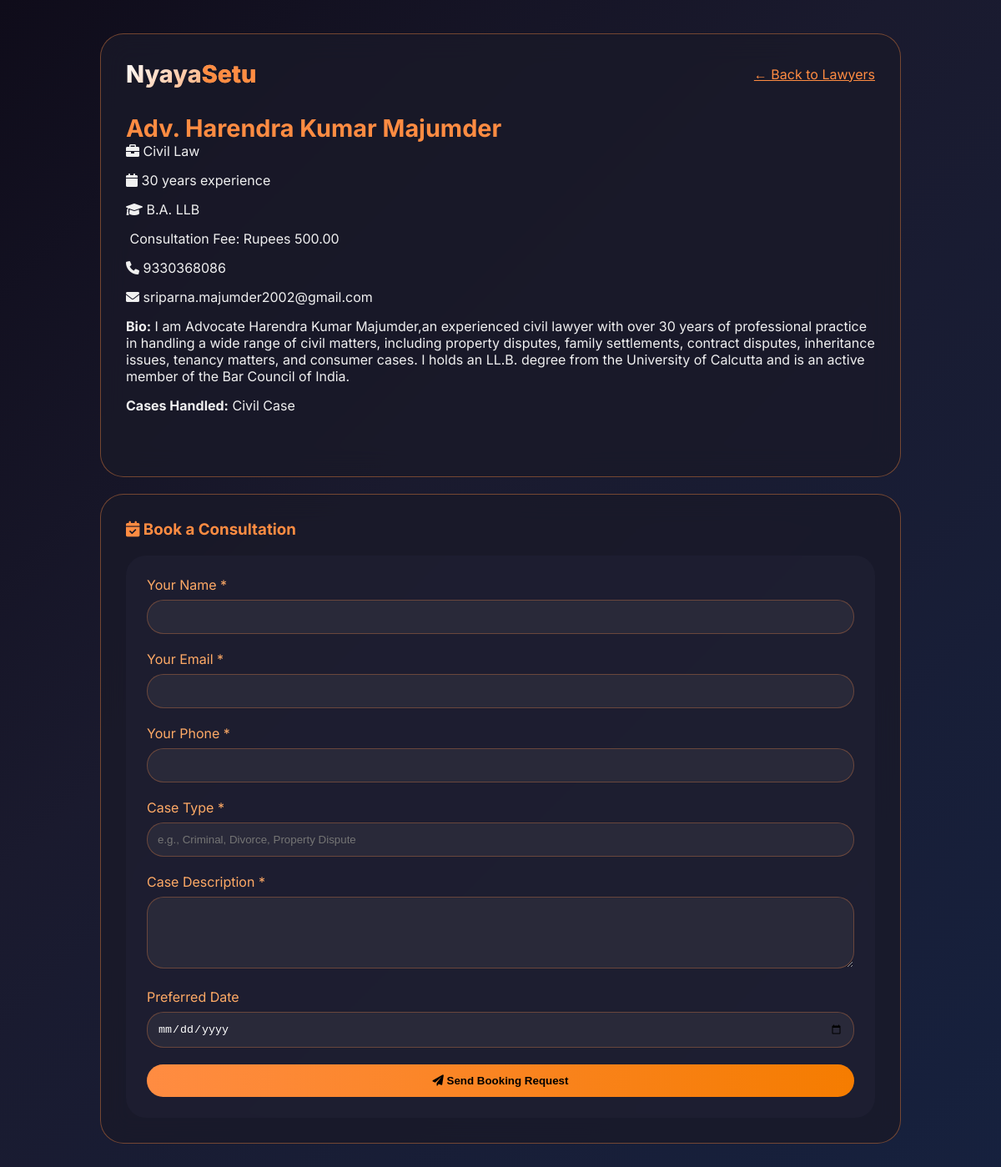
Page /lawyer/detail/1/ on the committed database.
### lawyer/models.py (models this page shows, shortened)
class Lawyer(models.Model):
    SPECIALIZATION_CHOICES = [
        ('Criminal', 'Criminal Law'),
        ('Civil', 'Civil Law'),
        ('Cyber', 'Cyber Law'),
        ('Corporate', 'Corporate Law'),
        ('Family', 'Family Law'),
        ('Property', 'Property Law'),
        ('Consumer', 'Consumer Law'),
        ('Labor', 'Labor Law'),
        ('Tax', 'Tax Law'),
    ]
    name = models.CharField(max_length=100)
    email = models.EmailField()
    phone = models.CharField(max_length=15)
    degree = models.CharField(max_length=200, help_text="LLB, LLM, etc.")
    specialization = models.CharField(max_length=50, choices=SPECIALIZATION_CHOICES)
    experience = models.IntegerField(help_text="Years of experience")
    bio = models.TextField(blank=True, null=True)
    cases_handled = models.TextField(blank=True, null=True, help_text="Types of cases handled")
    bar_council_id = models.CharField(max_length=50, unique=True)
    certificate = models.FileField(upload_to='lawyer_certificates/', blank=True, null=True)
    is_verified = models.BooleanField(default=False)
    consultation_fee = models.DecimalField(max_digits=10, decimal_places=2, default=500)
    rating = models.FloatField(default=0)
    created_at = models.DateTimeField(auto_now_add=True)

### lawyer/views.py (the view, shortened to what this page needs)
# urls.py: path('detail/<int:lawyer_id>/', views.lawyer_detail, name='lawyer_detail'),
def lawyer_detail(request, lawyer_id):
    lawyer = get_object_or_404(Lawyer, id=lawyer_id, is_verified=True)
    context = {
        'lawyer': lawyer,
        'specializations': Lawyer.SPECIALIZATION_CHOICES,
    }
    return render(request, 'lawyer/lawyer_detail.html', context)

### lawyer/templates/lawyer/lawyer_detail.html (shortened to what this page needs)
<!DOCTYPE html>
{% load static %}
<html lang="en">
<head>
  <link rel="stylesheet" href="https://cdnjs.cloudflare.com/ajax/libs/font-awesome/6.0.0-beta3/css/all.min.css">
</head>
<body>
  <div class="container">
    <div class="glass-card">
      <div class="header">
        <div class="logo">Nyaya<span style="color:#ff8c42;">Setu</span></div>
        <a href="{% url 'lawyer_portal' %}" style="color:#ff8c42;">← Back to Lawyers</a>
      </div>
      <div class="profile-header">
        <div style="flex: 1;">
          <div class="lawyer-name">Adv. {{ lawyer.name }}</div>
          <div class="info-row"><i class="fas fa-briefcase"></i> {{ lawyer.get_specialization_display }}</div>
          <div class="info-row"><i class="fas fa-calendar"></i> {{ lawyer.experience }} years experience</div>
          <div class="info-row"><i class="fas fa-graduation-cap"></i> {{ lawyer.degree }}</div>
          <div class="info-row"> Consultation Fee: Rupees {{ lawyer.consultation_fee }}</div>
          <div class="info-row"><i class="fas fa-phone"></i> {{ lawyer.phone }}</div>
          <div class="info-row"><i class="fas fa-envelope"></i> {{ lawyer.email }}</div>
          {% if lawyer.bio %}<div class="info-row"><strong>Bio:</strong> {{ lawyer.bio }}</div>{% endif %}
          {% if lawyer.cases_handled %}<div class="info-row"><strong>Cases Handled:</strong> {{ lawyer.cases_handled }}</div>{% endif %}
        </div>
      </div>
    </div>
    <div class="glass-card">
      <h3 style="color:#ff8c42; margin-bottom:20px;"><i class="fas fa-calendar-check"></i> Book a Consultation</h3>
      <form method="POST" class="booking-form">
        <div class="form-group"><label>Your Name *</label><input type="text" name="client_name" required></div>
        <div class="form-group"><label>Your Email *</label><input type="email" name="client_email" required></div>
        <div class="form-group"><label>Your Phone *</label><input type="tel" name="client_phone" required></div>
        <div class="form-group"><label>Case Type *</label><input type="text" name="case_type" placeholder="e.g., Criminal, Divorce, Property Dispute" required></div>
        <div class="form-group"><label>Case Description *</label><textarea name="case_description" rows="4" required></textarea></div>
        <div class="form-group"><label>Preferred Date</label><input type="date" name="preferred_date"></div>
        <button type="submit" class="btn"><i class="fas fa-paper-plane"></i> Send Booking Request</button>
      </form>
    </div>
  </div>
</body>
</html>

### lawyer/templates/lawyer/lawyer_detail.html (style rules this page uses)
* { margin: 0; padding: 0; box-sizing: border-box; }
body { font-family: 'Inter', sans-serif; background: linear-gradient(135deg, #0f0c1a 0%, #1a1a2e 40%, #16213e 100%); color: #f0f0f0; }
.container { max-width: 1000px; margin: 0 auto; padding: 40px 20px; }
.glass-card { background: rgba(25, 25, 40, 0.8); backdrop-filter: blur(16px); border-radius: 28px; padding: 30px; border: 1px solid rgba(255,140,66,0.4); margin-bottom: 20px; }
.header { display: flex; justify-content: space-between; align-items: center; margin-bottom: 30px; flex-wrap: wrap; gap: 15px; }
.logo { font-size: 1.8rem; font-weight: 800; background: linear-gradient(135deg, #fff, #ff8c42); -webkit-background-clip: text; background-clip: text; color: transparent; }
.profile-header { display: flex; gap: 30px; flex-wrap: wrap; margin-bottom: 30px; }
.lawyer-name { font-size: 1.8rem; font-weight: 700; color: #ff8c42; }
.booking-form { background: rgba(35,35,55,0.5); border-radius: 24px; padding: 25px; }
.form-group { margin-bottom: 20px; }
label { display: block; margin-bottom: 8px; color: #ffaa66; }
input, textarea, select { width: 100%; padding: 12px; background: rgba(45,45,60,0.8); border: 1px solid rgba(255,140,66,0.3); border-radius: 20px; color: white; }
.btn { background: linear-gradient(95deg, #ff8c42, #f57c00); border: none; padding: 12px 30px; border-radius: 40px; font-weight: 600; cursor: pointer; width: 100%; }
.info-row { margin-bottom: 15px; }

### rows in the picture
Lawyer: name "Harendra Kumar Majumder", specialization "Civil Law", experience "30", degree "B.A. LLB", consultation_fee "500.00", phone "9330368086", email "sriparna.majumder2002@gmail.com", bio "I am Advocate Harendra Kumar Majumder,an experienced civil lawyer with over 30 years of professional practice in handling a wide range of civil matters, including property disputes, family settlements, contract disputes, inheritance issues, tenancy matters, and consumer cases. I holds an LL.B. degree from the University of Calcutta and is an active member of the Bar Council of India.", cases_handled "Civil Case"
